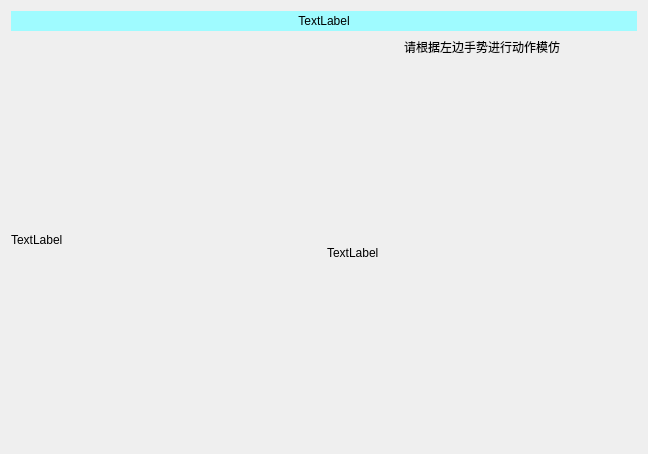
<?xml version="1.0" encoding="UTF-8"?>
<ui version="4.0">
 <class>Form</class>
 <widget class="QWidget" name="Form">
  <property name="geometry">
   <rect>
    <x>0</x>
    <y>0</y>
    <width>648</width>
    <height>454</height>
   </rect>
  </property>
  <property name="windowTitle">
   <string>Form</string>
  </property>
  <layout class="QVBoxLayout" name="verticalLayout">
   <item>
    <widget class="QLabel" name="words">
     <property name="maximumSize">
      <size>
       <width>16777215</width>
       <height>20</height>
      </size>
     </property>
     <property name="palette">
      <palette>
       <active>
        <colorrole role="Button">
         <brush brushstyle="SolidPattern">
          <color alpha="255">
           <red>159</red>
           <green>251</green>
           <blue>255</blue>
          </color>
         </brush>
        </colorrole>
        <colorrole role="Base">
         <brush brushstyle="SolidPattern">
          <color alpha="255">
           <red>159</red>
           <green>251</green>
           <blue>255</blue>
          </color>
         </brush>
        </colorrole>
        <colorrole role="Window">
         <brush brushstyle="SolidPattern">
          <color alpha="255">
           <red>159</red>
           <green>251</green>
           <blue>255</blue>
          </color>
         </brush>
        </colorrole>
       </active>
       <inactive>
        <colorrole role="Button">
         <brush brushstyle="SolidPattern">
          <color alpha="255">
           <red>159</red>
           <green>251</green>
           <blue>255</blue>
          </color>
         </brush>
        </colorrole>
        <colorrole role="Base">
         <brush brushstyle="SolidPattern">
          <color alpha="255">
           <red>159</red>
           <green>251</green>
           <blue>255</blue>
          </color>
         </brush>
        </colorrole>
        <colorrole role="Window">
         <brush brushstyle="SolidPattern">
          <color alpha="255">
           <red>159</red>
           <green>251</green>
           <blue>255</blue>
          </color>
         </brush>
        </colorrole>
       </inactive>
       <disabled>
        <colorrole role="Button">
         <brush brushstyle="SolidPattern">
          <color alpha="255">
           <red>159</red>
           <green>251</green>
           <blue>255</blue>
          </color>
         </brush>
        </colorrole>
        <colorrole role="Base">
         <brush brushstyle="SolidPattern">
          <color alpha="255">
           <red>159</red>
           <green>251</green>
           <blue>255</blue>
          </color>
         </brush>
        </colorrole>
        <colorrole role="Window">
         <brush brushstyle="SolidPattern">
          <color alpha="255">
           <red>159</red>
           <green>251</green>
           <blue>255</blue>
          </color>
         </brush>
        </colorrole>
       </disabled>
      </palette>
     </property>
     <property name="styleSheet">
      <string notr="true">background-color: rgb(159, 251, 255);
border-color: rgb(0,0,0);
font: 14pt &quot;FZZhengHeiS-EB-GB&quot;;</string>
     </property>
     <property name="text">
      <string>TextLabel</string>
     </property>
     <property name="alignment">
      <set>Qt::AlignCenter</set>
     </property>
    </widget>
   </item>
   <item>
    <layout class="QHBoxLayout" name="horizontalLayout">
     <item>
      <widget class="QLabel" name="pictureShow">
       <property name="text">
        <string>TextLabel</string>
       </property>
      </widget>
     </item>
     <item>
      <layout class="QVBoxLayout" name="verticalLayout_2">
       <item>
        <widget class="QLabel" name="label_4">
         <property name="maximumSize">
          <size>
           <width>16777215</width>
           <height>20</height>
          </size>
         </property>
         <property name="styleSheet">
          <string notr="true">font: 12pt &quot;FZZhengHeiS-EB-GB&quot;;</string>
         </property>
         <property name="text">
          <string>请根据左边手势进行动作模仿</string>
         </property>
         <property name="alignment">
          <set>Qt::AlignCenter</set>
         </property>
        </widget>
       </item>
       <item>
        <widget class="QLabel" name="videoShow">
         <property name="text">
          <string>TextLabel</string>
         </property>
        </widget>
       </item>
      </layout>
     </item>
    </layout>
   </item>
  </layout>
 </widget>
 <resources/>
 <connections/>
</ui>
